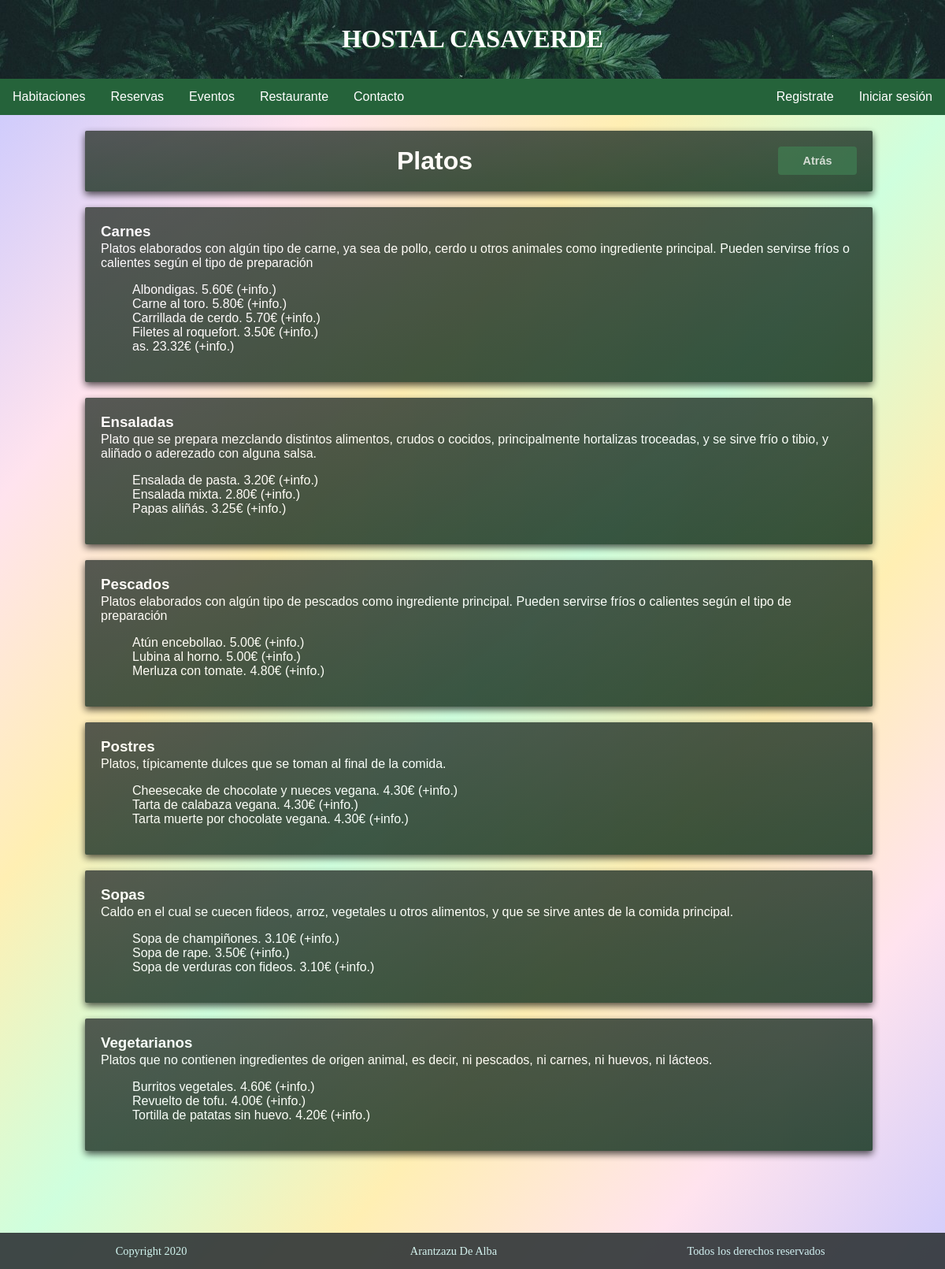
The page /restaurante/carta on the database its author committed.
### restaurante/models.py (models this page shows, shortened)
class Categoria(models.Model):
    nombre = models.CharField(max_length=100, verbose_name="Nombre")
    descripcion = models.TextField(max_length=400, verbose_name="Descripción")
    class Meta:
        verbose_name="categoría"
        verbose_name_plural="categorías"
        ordering = ['nombre']

class Plato(models.Model):
    nombre = models.CharField(max_length=100, verbose_name="Nombre")
    descripcion = models.TextField(max_length=400, verbose_name="Descripción")
    categoria = models.ForeignKey(Categoria, null=True, on_delete=models.SET_NULL, verbose_name="Categoría")
    precio = models.DecimalField(max_digits=5, decimal_places=2, verbose_name="Precio del plato") # una habitacón puede costar como máximo 999,99
    foto = models.ImageField(upload_to="fotos/platos/", verbose_name="Foto")
    tipo_menu = models.ManyToManyField(TipoMenu, verbose_name="Menu", related_name="get_menus")
    class Meta:
        verbose_name="plato"
        verbose_name_plural="platos"
        ordering = ['categoria', 'nombre']

### restaurante/views.py (the view)
# urls.py: path('restaurante/carta', views.platos, name="carta"),
def platos(request):
    categorias = Categoria.objects.all()
    platos = Plato.objects.all()
    context = {'categorias': categorias, 'platos': platos}
    return render(request, 'restaurante/platos.html', context)

### restaurante/templates/restaurante/platos.html (shortened to what this page needs)
<!DOCTYPE html>
{% extends 'gestion/base.html' %}
{% load static %}
{% block content %}
  <div class="contenido">
    <a href="{% url 'restaurante'%}"><button class="boton3">Atrás</button></a>
    <h1>Platos</h1>
  </div>
  {% for c in categorias %}
  <div class="contenido contenido2">
    <h3>{{c.nombre}}</h3>
    <p>{{c.descripcion}}</p>
    <ul>
    {% for p in platos %}
      {% ifequal p.categoria.nombre c.nombre%}
        <li>
          <a href="{% url 'plato' p.id %}" title="Conoce el plato">
            {{p.nombre}}. {{p.precio}}€  (+info.)
          </a>
        </li>
      {% endifequal %}
    {% endfor %}
    </ul>
  </div>
  {% endfor %}
{% endblock %}

### static/css/estilo.css (style rules this page uses)
.cuerpo { margin: 0; padding: 0; }
.cuerpo a { text-decoration: none; color: white; }
.contenedor h1 { margin: 0; }
.contenido { margin: 20px 9% 0 9%; padding: 20px; width: 80%; background-color: #484848; background-image: linear-gradient(to bottom right, #3a403b, #153620); opacity: 0.85; border-radius: 2px; box-shadow: 0 4px 10px 0 rgba(0,0,0,0.8); color: white; font-family: Arial, Helvetica, sans-serif; }
.contenido h1 { text-align: center; }
.contenido ul li { list-style-type: none; list-style: none; padding-left: 0; }
.boton3 { position: relative; bottom: 0; width: 100px; margin-bottom: 0; margin-left: 12px; margin-right: 0; background-color: #25633a; border: none; border-radius: 4px; color: #FFF; text-align: center; padding: 10px; cursor: pointer; vertical-align: middle; font-weight: bold; font-size: 0.9em; transition: 0.1s; opacity: 0.8; display:inline; float: right; }

### static/css/restaurante.css (style rules this page uses)
.contenido { text-align: center; }
.contenido h3 { margin-bottom:0; }
.contenido p { margin-top: 2px; }
.contenido2 { text-align: left; }
.contenido2 h3 { margin-top: 30px; }
.contenido2 h3:first-child { margin-top: 0; }

### rows shown on the page
Categoria: nombre "Carnes", descripcion "Platos elaborados con algún tipo de carne, ya sea de pollo, cerdo u otros animales como ingrediente principal. Pueden servirse fríos o calientes según el tipo de preparación"
Plato: nombre "Albondigas", precio "5.60"
Plato: nombre "Carne al toro", precio "5.80"
Plato: nombre "Carrillada de cerdo", precio "5.70"
Plato: nombre "Filetes al roquefort", precio "3.50"
Plato: nombre "as", precio "23.32"
Categoria: nombre "Ensaladas", descripcion "Plato que se prepara mezclando distintos alimentos, crudos o cocidos, principalmente hortalizas troceadas, y se sirve frío o tibio, y aliñado o aderezado con alguna salsa."
Plato: nombre "Ensalada de pasta", precio "3.20"
Plato: nombre "Ensalada mixta", precio "2.80"
Plato: nombre "Papas aliñás", precio "3.25"
Categoria: nombre "Pescados", descripcion "Platos elaborados con algún tipo de pescados como ingrediente principal. Pueden servirse fríos o calientes según el tipo de preparación"
Plato: nombre "Atún encebollao", precio "5.00"
Plato: nombre "Lubina al horno", precio "5.00"
Plato: nombre "Merluza con tomate", precio "4.80"
Categoria: nombre "Postres", descripcion "Platos, típicamente dulces que se toman al final de la comida."
Plato: nombre "Cheesecake de chocolate y nueces vegana", precio "4.30"
Plato: nombre "Tarta de calabaza vegana", precio "4.30"
Plato: nombre "Tarta muerte por chocolate vegana", precio "4.30"
Categoria: nombre "Sopas", descripcion "Caldo en el cual se cuecen fideos, arroz, vegetales u otros alimentos, y que se sirve antes de la comida principal."
Plato: nombre "Sopa de champiñones", precio "3.10"
Plato: nombre "Sopa de rape", precio "3.50"
Plato: nombre "Sopa de verduras con fideos", precio "3.10"
Categoria: nombre "Vegetarianos", descripcion "Platos que no contienen ingredientes de origen animal, es decir, ni pescados, ni carnes, ni huevos, ni lácteos."
Plato: nombre "Burritos vegetales", precio "4.60"
Plato: nombre "Revuelto de tofu", precio "4.00"
Plato: nombre "Tortilla de patatas sin huevo", precio "4.20"
